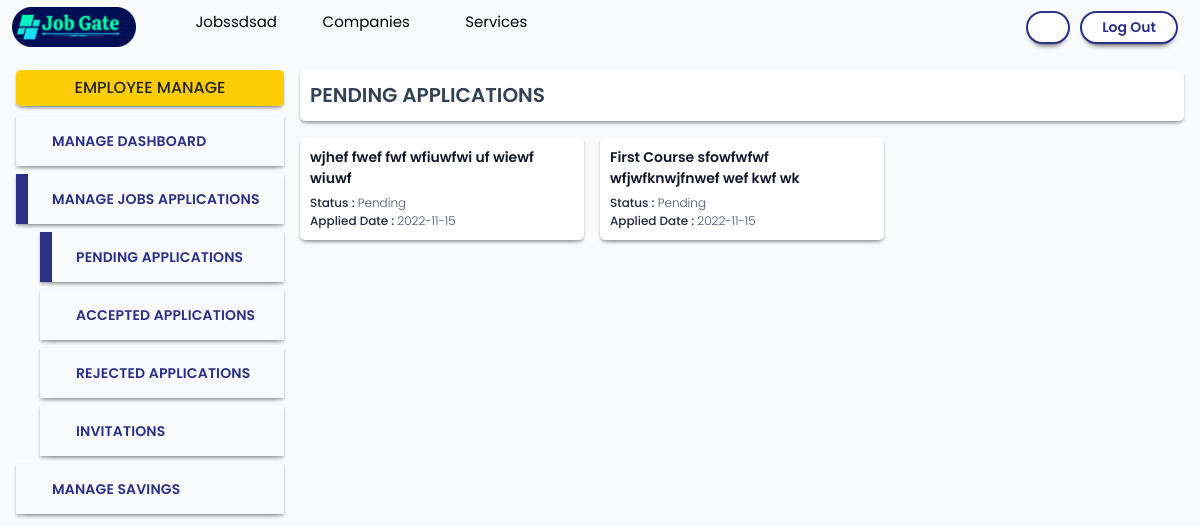
The app's page /user_employee/view_pending_applications.php (signed in) with its own data.
### tables this page shows
CREATE TABLE `job_applications` (
  `id` int(11) NOT NULL,
  `user_id` int(11) NOT NULL,
  `job_id` int(11) NOT NULL,
  `status` int(11) NOT NULL COMMENT '1=pending\r\n2=accepted\r\n3=rejected',
  `message` text DEFAULT NULL,
  `applied_date` date NOT NULL,
  `responded_date` date DEFAULT NULL
);

CREATE TABLE `jobs` (
  `id` int(11) NOT NULL,
  `user_id` int(11) NOT NULL,
  `title` varchar(500) NOT NULL,
  `description` text NOT NULL,
  `salary` int(11) NOT NULL,
  `salary_type_id` varchar(100) NOT NULL,
  `job_type_id` int(11) NOT NULL,
  `job_category_id` int(11) NOT NULL,
  `district_id` int(11) NOT NULL,
  `state` int(11) NOT NULL COMMENT '1=active\r\n2=closed',
  `created_at` timestamp NOT NULL DEFAULT current_timestamp()
);

### user_employee/components/job_application_card.php (the view, shortened to what this page needs)
<div class="job-application-card card-basic over" onmouseup="viewCompanyDetails(<?php echo $row['user_id']; ?>)">
    <?php
$sql5 = "SELECT title FROM jobs WHERE id=".$row['job_id'];
$result5 = $__conn->query($sql5);
$row5 = $result5->fetch_assoc();
$title = $row5['title'];
?>
    <div class="row">
        <div class="col-12">
            <div class="name-wrap">
                <div class="name"><?php echo $title; ?></div>
            </div>
            <div class="li-desc"><span>Status : </span><?php echo ($row['status'] == 1) ? "Pending" : "asdasd"; ?></div>
            <div class="li-desc"><span>Applied Date : </span><?php echo $row['applied_date'];?></div>
        </div>
    </div>
</div>

### user_employee/view_pending_applications.php (shortened to what this page needs)
<!DOCTYPE html>
<html lang="en">
<?php $__siteroot = "."; ?>
<head>
    <?php include($__siteroot . './components/header_links.php');?>
</head>
<body>
    <?php include($__siteroot . './components/navigation.php');?>
    <div class="row gx-0">
        <div class="col-lg-3 px-3 py-3">
            <div class="btn-title">Employee Manage</div>
            <?php include('./components/employee_menu_card.php');?>
        </div>
        <div class="col-lg-9 py-3 pe-3 ps-3 ps-lg-0">
            <div class="title-bar card-basic py-2 mb-3">
                PENDING APPLICATIONS
            </div>
            <div class="row gx-3">
                <?php
            $uid = $_SESSION['ses_user_id'];
            $sql = "SELECT * FROM job_applications WHERE user_id='$uid' AND status=1";
            $result = $__conn->query($sql);
            while($row = $result->fetch_assoc()) {
            ?>
                <div class="col-12 col-md-6 col-xl-4">
                    <?php include('components/job_application_card.php');?>
                </div>
                <?php } ?>
            </div>
        </div>
    </div>
</body>
</html>

### css/main.css (style rules this page uses)
:root { --blue-1: #2b3087; --blue-2: #4b51ac; --blue-3: #6b71cb; --blue-4: #9fa2e7; --blue-5: #e6e7fe; --green-1: #064e3b; --green-2: #047857; --green-3: #10b981; --green-4: #6ee7b7; --green-5: #ecfdf5; --red-1: #830404; --red-2: #b60303; --red-3: #ef4444; --red-4: #ff9191; --red-5: #fef2f2; --yellow-1: #ffcd05; --yellow-2: #f7ce46; --yellow-3: #f7d977; --yellow-4: #f3e5ab; --yellow-5: #f7f0d9; --bgc-1: #0f172a; --bgc-2: #1e293b; --bgc-3: #334155; --bgc-4: #475569; --bgc-5: #64748b; --bgc-6: #94a3b8; --bgc-7: #cbd5e1; --bgc-8: #e2e8f0; --bgc-9: #f8fafc; --bgc-10: #f8fafc; --shade-light: #ffffff; --shade-dark: #000000cc; --b: #000; --w: #fff; --shadow-btn: 0px 6px 6px -6px #000000; --shadow-box: 0px 6px 6px -6px #0000004f, 0 2px 3px #00000046; --shadow-box2: 0px 6px 6px -6px #0000004f, 0 2px 3px #00000013; }
* { font-family: "Roboto Slab", serif; font-family: "Poppins", sans-serif; }
body { background-color: #f8fafc; user-select: none; }
.title-bar { font-size: 20px; font-weight: 600; margin-bottom: 20px; line-height: 35px; color: var(--bgc-3); }
.job-application-card .name-wrap { display: flex; }
.job-application-card .name-wrap .name { font-size: 14px; color: var(--bgc-1); font-weight: 600; margin-bottom: 5px; }
.job-application-card .li-desc { font-size: 12px; color: var(--bgc-4); font-weight: 300; overflow: hidden; text-overflow: ellipsis; white-space: nowrap; -webkit-box-orient: vertical; }
.job-application-card .li-desc span { font-size: 12px; color: var(--bgc-2); font-weight: 500; }
.btn-title { background-color: var(--yellow-1); padding: 6px 10px; font-weight: 500; text-transform: uppercase; text-align: center; margin-bottom: 10px; border-radius: 5px; box-shadow: var(--shadow-box); }
.card-basic { background-color: var(--w); padding: 10px; box-shadow: var(--shadow-box); border-radius: 5px; }

### records on screen
job_applications: job.title "wjhef fwef fwf wfiuwfwi uf wiewf wiuwf", status "Pending", applied_date "2022-11-15"
job_applications: job.title "First Course sfowfwfwf wfjwfknwjfnwef wef kwf wk", status "Pending", applied_date "2022-11-15"
